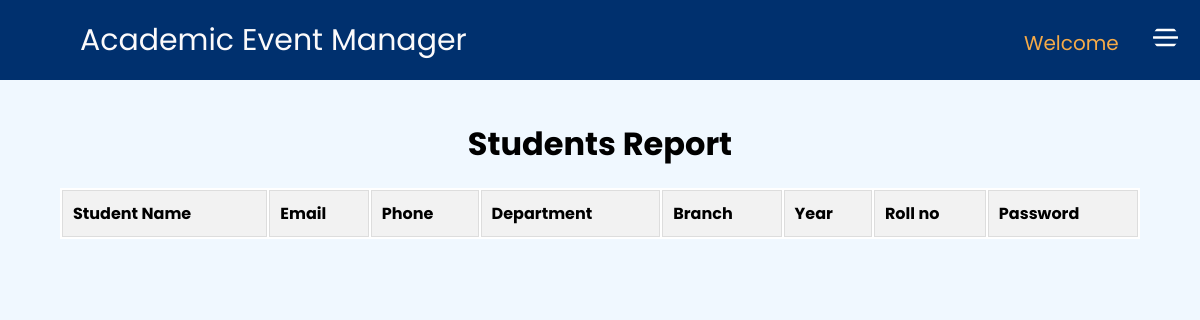
Page /student-report.php on the earlier database version.
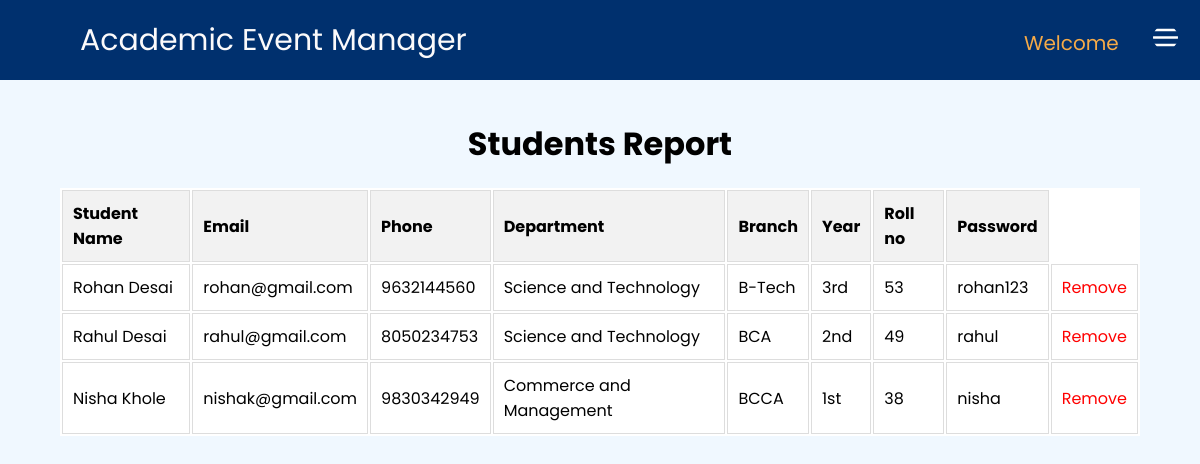
Same page on the later database version.
### tables this page shows
CREATE TABLE IF NOT EXISTS `student`(
    `name` VARCHAR(30),
    `email` VARCHAR(30),
    `phone` VARCHAR(10),
    `dept` VARCHAR(30),
    `branch` VARCHAR(30),
    `year` VARCHAR(5),
    `rollno` VARCHAR(10),
    `password` VARCHAR(20),
    `approval` VARCHAR(20)
);

### student-report.php (the view, shortened to what this page needs)
<?php
include("header.php")
    ?>
<!DOCTYPE html>
<html lang="en">
<head>
</head>
<body>
    <h1>Students Report</h1>
    <table>
        <thead>
            <tr>
                <th>Student Name</th>
                <th>Email</th>
                <th>Phone</th>
                <th>Department</th>
                <th>Branch</th>
                <th>Year</th>
                <th>Roll no</th>
                <th>Password</th>
            </tr>
        </thead>
        <tbody>
            <?php
            $sql = "SELECT * FROM `student` WHERE `approval` = 'Approved'";
            $result = mysqli_query($conn, $sql);
            while ($row = mysqli_fetch_assoc($result)) {
                echo "<tr>
                            <td>" . $row["name"] . "</td>
                            <td>" . $row["email"] . "</td>
                            <td>" . $row["phone"] . "</td>
                            <td>" . $row["dept"] . "</td>
                            <td>" . $row["branch"] . "</td>
                            <td>" . $row["year"] . "</td>
                            <td>" . $row["rollno"] . "</td>
                            <td>" . $row["password"] . "</td>
                            <td>"
                    . '<a class="delete" href="student-remove.php?name=' . $row["name"] . '">Remove</a> '
                    . "</td>";
            }
            ?>
        </tbody>
    </table>
</body>
</html>

### header.php (shortened to what this page needs)
<!DOCTYPE html>
<html lang="en">
<head>
    <link rel="stylesheet" href="header.css">
</head>
<body>
    <div class="Task">
        <nav>
            <Ul class="heading">
                <a href="index.php">
                    <Li class="head">Academic Event Manager</Li>
                </a>
            </Ul>
            <ul>
                <li>Welcome
                </li>
                <img src="image\icons8-menu-50.png" class="dot" onclick="toggleMenu()">
            </ul>
        </nav>
    </div>
</body>
</html>

### header.css (style rules this page uses)
* { margin: 0; padding: o; font-family: "Poppins", sans-serif; box-sizing: border-box; }
body { background: whitesmoke; background-position: center; background-size: cover; }
.Task { background: rgba(249, 246, 246, 0); color: #f6ab48; }
nav { background: #00306e; width: 100%; height: 80px; padding: 10px; display: flex; align-items: center; justify-content: space-between; position: relative; }
.dot { width: 25px; border-radius: 50%; cursor: pointer; margin-top:1vw; margin-right:1vw; }
ul { width: 100%; text-align: right; }
li { display: inline-block; list-style: none; margin: 10px 30px; font-size: 20px; }
.heading { width: 100%; text-align: left; }
.head { display: inline-block; list-style: none; font-size: 30px; }
a { color: rgb(251, 250, 251); text-decoration: none; }

### student-report.php (style rules this page uses)
body { font-family: Arial, sans-serif; background-color: aliceblue; }
h1 { text-align: center; margin-top: 5vh; }
table { width: 90%; margin: 20px auto; background-color: white; }
th, td { padding: 10px; text-align: left; margin: 20px auto; border: 1px solid #ddd; }
th { background-color: #f2f2f2; }
.delete { color: red; }

Differences in the rows shown:
added student: name "Rohan Desai", email "rohan@gmail.com", phone "9632144560", dept "Science and Technology", branch "B-Tech", year "3rd", rollno "53", password "rohan123"
added student: name "Rahul Desai", email "rahul@gmail.com", phone "8050234753", dept "Science and Technology", branch "BCA", year "2nd", rollno "49", password "rahul"
added student: name "Nisha Khole", email "nishak@gmail.com", phone "9830342949", dept "Commerce and Management", branch "BCCA", year "1st", rollno "38", password "nisha"
